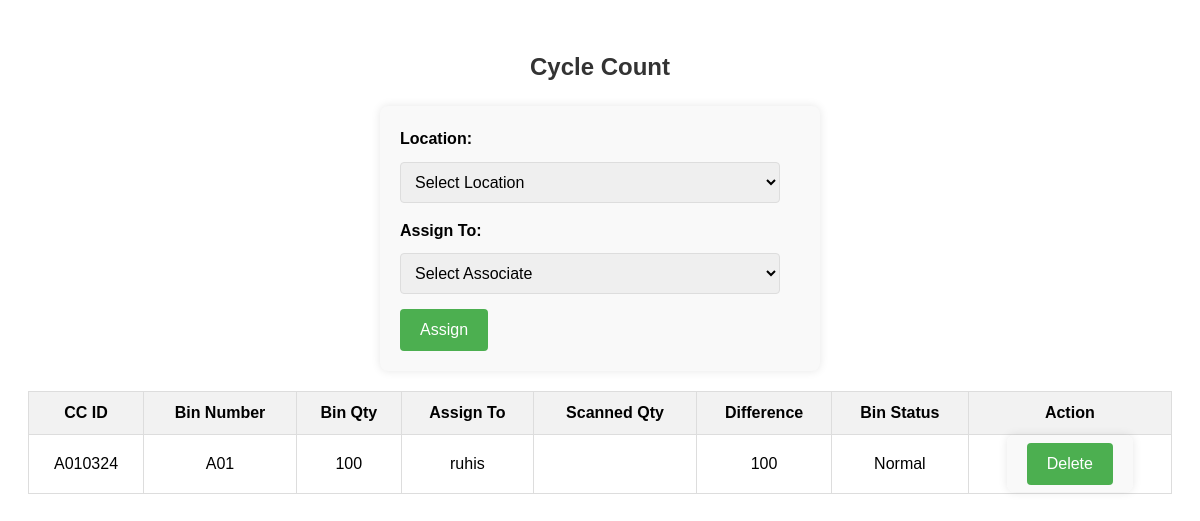
/inventory/cycle_count.php, run on an earlier commit of the app's database.
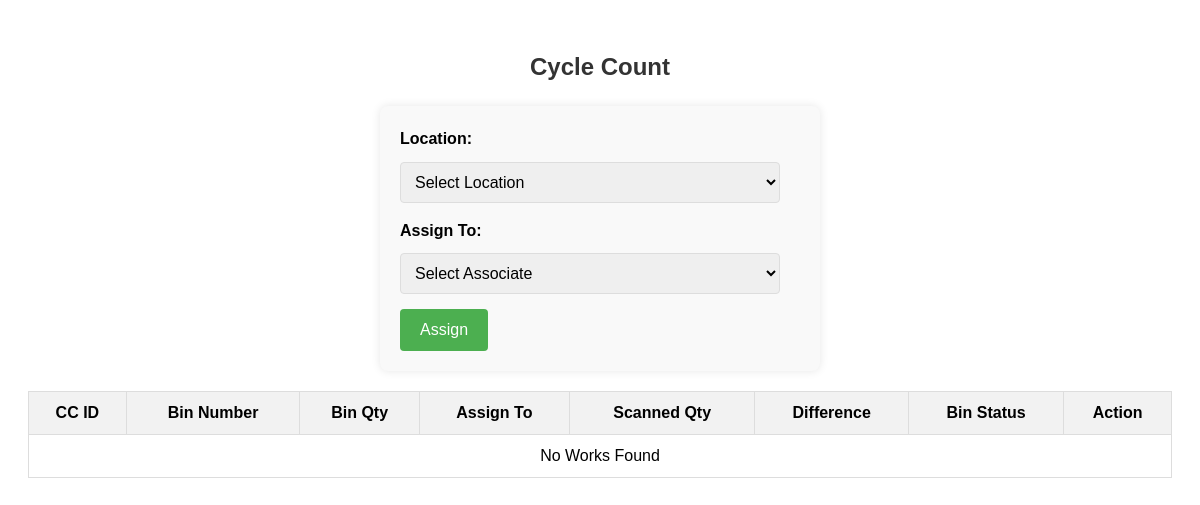
And on a later commit of the database.
### tables this page shows
CREATE TABLE `cc_data` (
  `count` int(11) NOT NULL,
  `cc_id` varchar(50) NOT NULL,
  `associate_name` varchar(50) DEFAULT NULL,
  `location` varchar(50) DEFAULT NULL,
  `available_qty` varchar(50) DEFAULT NULL,
  `scanned_qty` varchar(50) DEFAULT NULL,
  `assigned_on` timestamp NOT NULL DEFAULT current_timestamp() ON UPDATE current_timestamp()
);

### inventory/cycle_count.php (the view, shortened to what this page needs)
<?php
include('../includes/connection.php');
?>
<!DOCTYPE html>
<html lang="en">
<head>
</head>
<body>
  <h2>Cycle Count</h2>
  <form action="#" method="post">
    <label for="bin">Location:</label>
    <select id="bin" name="bin">
      <option value="">Select Location</option>
    </select>
    <label for="associate">Assign To:</label>
    <select id="associate" name="associate">
      <option value="">Select Associate</option>
    </select>
    <input type="submit" name="assign" value="Assign">
  </form>
  <table>
    <thead>
      <tr>
        <th>CC ID</th>
        <th>Bin Number</th>
        <th>Bin Qty</th>
        <th>Assign To</th>
        <th>Scanned Qty</th>
        <th>Difference</th>
        <th>Bin Status</th>
        <th>Action</th>
      </tr>
    </thead>
    <tbody>
      <?php
      $sql = "SELECT cc_id, location, available_qty, associate_name, scanned_qty FROM cc_data";
      $result = $conn->query($sql);
      if ($result->num_rows > 0) {
        while ($row = $result->fetch_assoc()) {
          echo "<tr>";
          echo "<td>" . htmlspecialchars($row['cc_id']) . "</td>";
          echo "<td>" . htmlspecialchars($row['location']) . "</td>";
          echo "<td>" . htmlspecialchars($row['available_qty']) . "</td>";
          echo "<td>" . htmlspecialchars($row['associate_name']) . "</td>";
          echo "<td>" . htmlspecialchars($row['scanned_qty']) . "</td>";
          $available_qty = intval($row['available_qty']);
          $scanned_qty = intval($row['scanned_qty']);
          $remaining_qty = $available_qty - $scanned_qty;
          echo "<td>" . $remaining_qty . "</td>";
          echo "<td>Normal</td>";
          echo "<td>
                  <form action='#' method='post' style='display:inline;'>
                      <input type='hidden' name='cc_id' value='" . htmlspecialchars($row['cc_id']) . "'>
                      <input type='submit' name='delete' value='Delete'>
                  </form>
                </td>";
          echo "</tr>";
        }
      } else {
        echo "<tr><td colspan='8'>No Works Found</td></tr>";
      }
      ?>
    </tbody>
  </table>
</body>
</html>

### inventory/cycle_count.php (style rules this page uses)
body { font-family: Arial, sans-serif; line-height: 1.6; padding: 20px; }
h2 { color: #333; text-align:center; }
table { width: 100%; border-collapse: collapse; margin-top: 20px; }
th, td { border: 1px solid #ddd; padding: 8px; text-align: center; }
th { background-color: #f2f2f2; }
form { max-width: 400px; margin: 0 auto; background: #f9f9f9; padding: 20px; border-radius: 8px; box-shadow: 0 0 10px rgba(0,0,0,0.1); }
label { font-weight: bold; margin-bottom: 10px; display: block; }
select { width: calc(100% - 20px); padding: 10px; margin-bottom: 15px; border: 1px solid #ddd; border-radius: 4px; font-size: 16px; box-sizing: border-box; }
input[type="submit"] { background-color: #4CAF50; color: white; padding: 12px 20px; border: none; border-radius: 4px; cursor: pointer; font-size: 16px; }

What changed in the data, as far as the page shows it:
removed cc_data: cc "A010324", location "A01", available_qty "100", associate_name "ruhis"
Also different on the page:
text now shown: "No Works Found"
